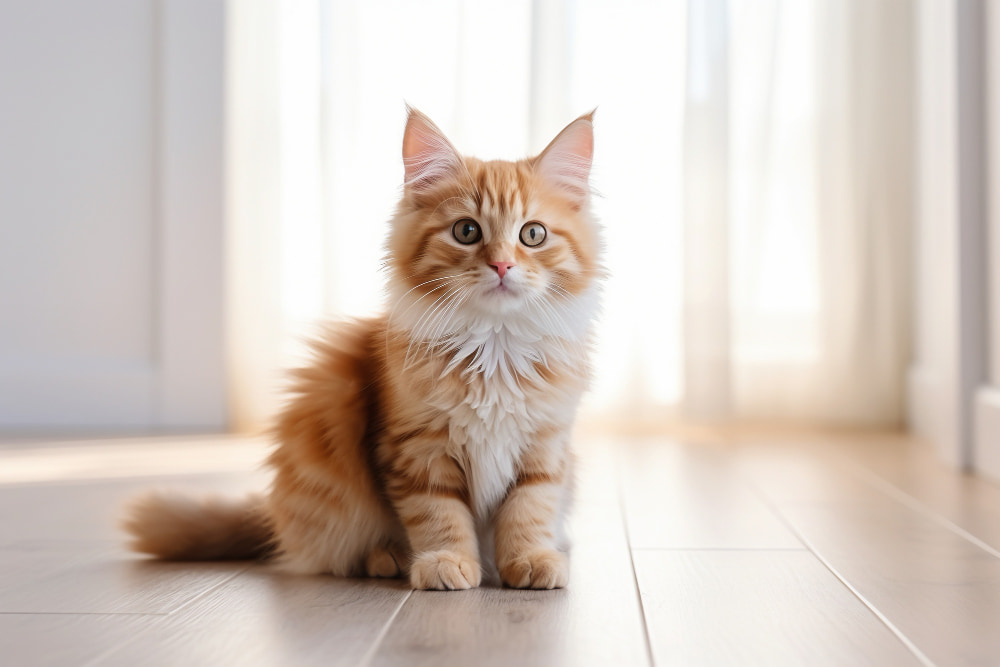
#> input picture OpenCV101/ImageFile/Cat.jpg, 1000 x 667 px, found by its file name
$ python ImageCreat.py
#> lines starting #> are read from the running program, lines starting #| are printed output that depends on the picture; after the words box and inside, x2 and y2 are one past the last pixel; in counts of white or black regions, pixels touching at a corner belong together
import cv2 as cv
import numpy as np

path = "OpenCV_Notes/ImageFile/"
img = cv.imread(path + "cat.jpg")
#> img is the input picture: shape (667, 1000, 3); mean B, G, R 190.6, 199, 211.1
cv.namedWindow("imageCreat", cv.WINDOW_AUTOSIZE)
cv.imshow("imageCreat", img)
cv.waitKey(0)

# Resmin kopyasını alıp üzerinde işlemleri gerçekleştiricez.
m1 = np.copy(img)
m2 = img    # Burda ise orijinal resim

type(img)

img[100:200, 200:300, :] = 255    # Bu resim içinde seçtiğimiz kısımın beyaz olmasını sağlıyor. 0 olsa siyah olacaktı.
img[100:200, 200:300, :] = 0      # Buradaki gibi
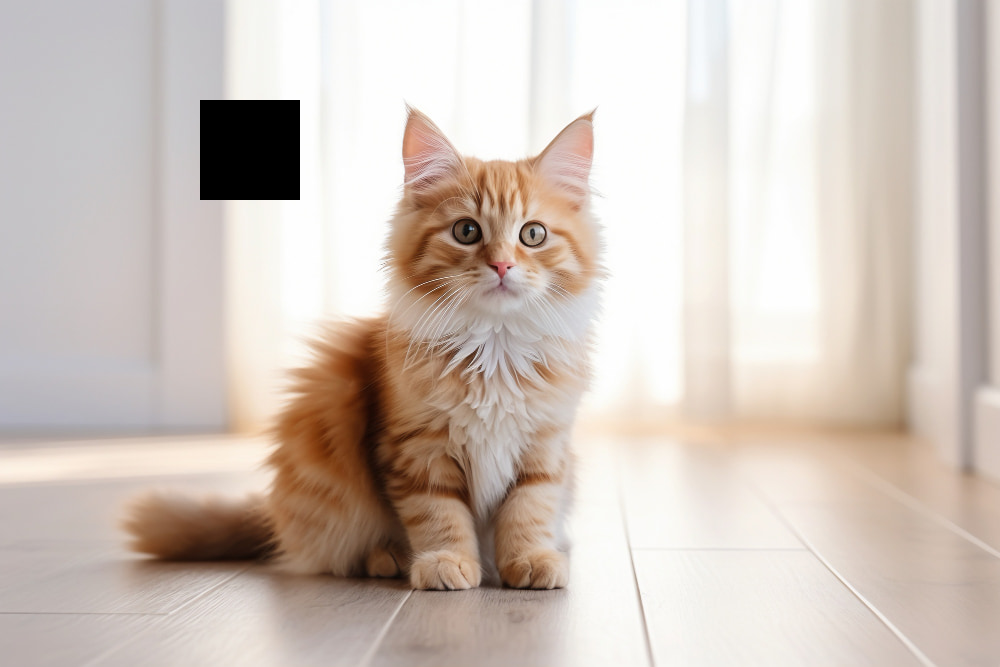
#> img: shape (667, 1000, 3); mean B, G, R 187.2, 195.5, 207.6
# Alttaki iki satırda bize ekranda göstermemizi sağladı.
cv.imshow("m2", m2)
cv.waitKey(0)


# Resimle aynı boyutta 0 oluşturma yani tamamı siyah olan bir resim oluşturmuş olucaz.
m3 = np.zeros(img.shape, img.dtype)
cv.imshow("m3", m3)
cv.waitKey(1)

# Farklı boyutta 0 oluşturma
m4 = np.zeros([512,512], np.uint8)
cv.imshow("m4", m4)
cv.waitKey(1)

# Gri renkte görseli oluşturma
m5 = np.zeros([512,512], np.uint8)
m5[ : , :] = 127
cv.imshow("m5", m5)
cv.waitKey(0)


# Kendimiz bir şekil çizersek;
img = np.ones((550, 770, 3))
black = (0 , 0 , 0)
red = (255, 0, 0)
green = (0, 255, 0)

# Dikdörtgeni çizme;
cv.rectangle(img, (480, 250), (100, 450), black, 8)
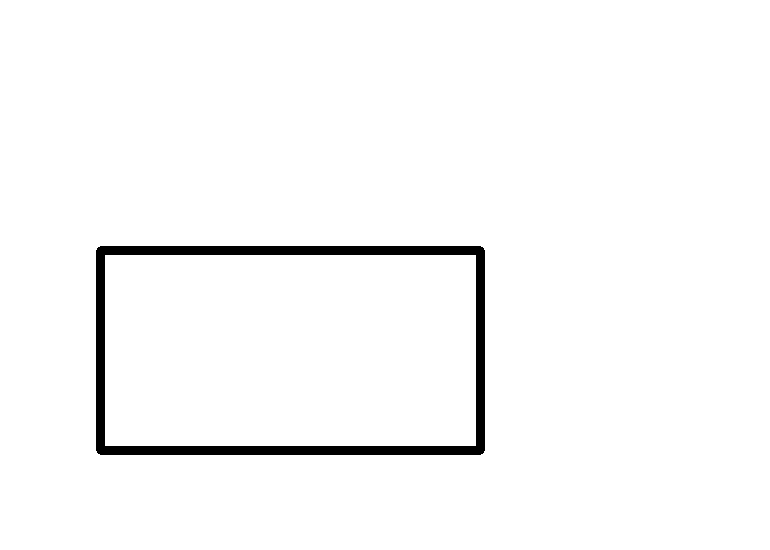
#> img: shape (550, 770, 3) float64; values 0 (black) and 1 (white), 97.5% white; 1 black region, box (x1, y1, x2, y2) and area: (96, 246, 485, 455) 10408
cv.rectangle(img, (580, 150), (200, 350), black, 8)

# Dikdörtgen için çizgileri ayarlama;
cv.line(img, (100, 450), (200, 350), black, 8)
cv.line(img, (480, 250), (580, 150), black, 8)
cv.line(img, (100, 250), (200, 150), black, 8)
cv.line(img, (480, 450), (580, 350), black, 8)

# Resmin üzerine yazı yazmak istersek ve eklenecek yeri ayarlarsak;
start_point = (150, 100)
font_thickness = 1
font_size = 1
font = cv.FONT_HERSHEY_DUPLEX

cv.putText(img, "www.kendim3Ddikdortgencizdim.com", start_point, font, font_size, black, font_thickness)
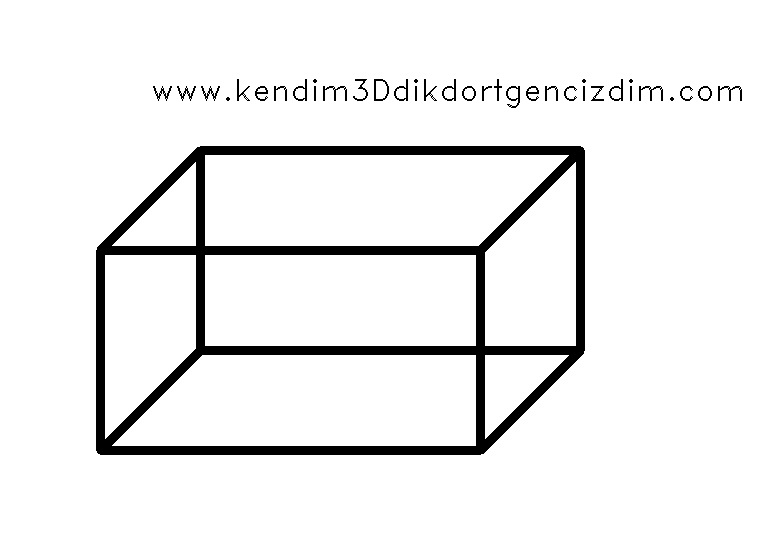
#> img: shape (550, 770, 3) float64; values 0 (black) and 1 (white), 93.4% white; 37 black regions (6 under 20 px), largest, box (x1, y1, x2, y2) and area: (96, 146, 585, 455) 25414, (323, 86, 347, 101) 116, (639, 86, 663, 101) 116
cv.imshow("dikdortgen", img)
cv.waitKey(0)

$ run again, with OpenCV101/ImageFile/work.jpg copied over OpenCV101/ImageFile/Cat.jpg
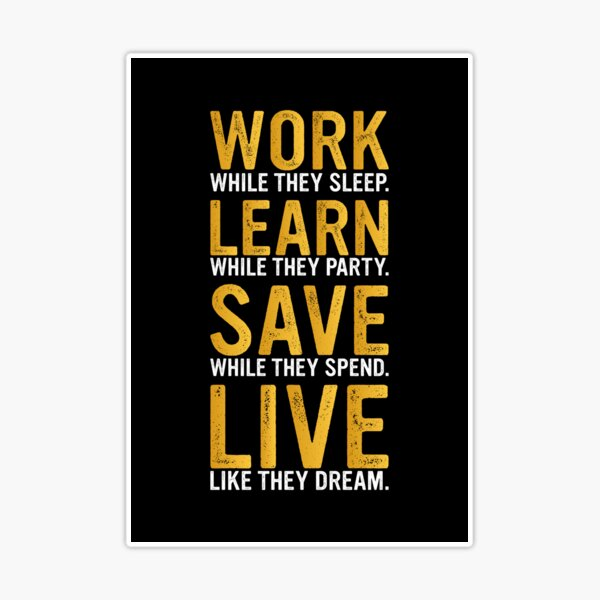
#> input picture OpenCV101/ImageFile/work.jpg, 600 x 600 px, found by its file name
#> img is the input picture: shape (600, 600, 3); mean B, G, R 142.5, 150.6, 154.3
#> `img[100:200, 200:300, :] = 0`:
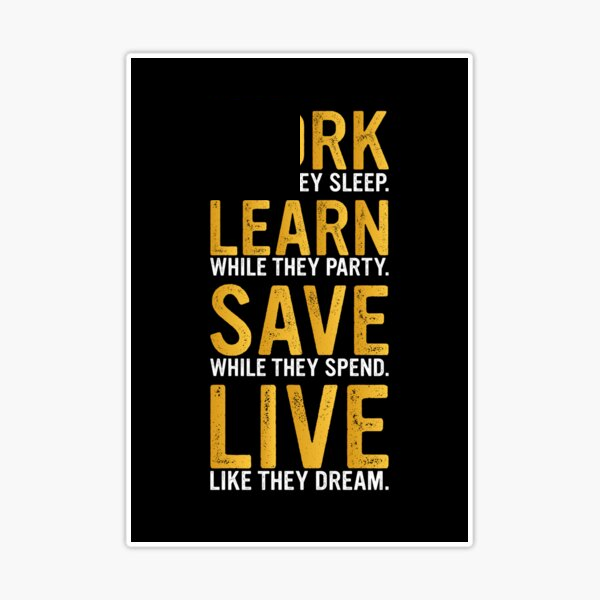
#> img: shape (600, 600, 3); mean B, G, R 141.5, 148.7, 152
